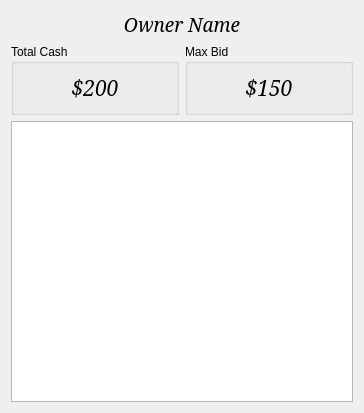
<ui version="4.0" >
 <class>Form</class>
 <widget class="QWidget" name="Form" >
  <property name="geometry" >
   <rect>
    <x>0</x>
    <y>0</y>
    <width>364</width>
    <height>413</height>
   </rect>
  </property>
  <property name="windowTitle" >
   <string>Form</string>
  </property>
  <layout class="QVBoxLayout" >
   <item>
    <widget class="QLabel" name="ownerName" >
     <property name="font" >
      <font>
       <family>Serif</family>
       <pointsize>14</pointsize>
       <italic>true</italic>
      </font>
     </property>
     <property name="text" >
      <string>Owner Name</string>
     </property>
     <property name="alignment" >
      <set>Qt::AlignCenter</set>
     </property>
    </widget>
   </item>
   <item>
    <layout class="QHBoxLayout" >
     <item>
      <widget class="QGroupBox" name="groupBox" >
       <property name="title" >
        <string>Total Cash</string>
       </property>
       <layout class="QVBoxLayout" >
        <item>
         <widget class="QLabel" name="totalCash" >
          <property name="font" >
           <font>
            <family>Serif</family>
            <pointsize>16</pointsize>
            <italic>true</italic>
           </font>
          </property>
          <property name="text" >
           <string>$200</string>
          </property>
          <property name="alignment" >
           <set>Qt::AlignCenter</set>
          </property>
         </widget>
        </item>
       </layout>
      </widget>
     </item>
     <item>
      <widget class="QGroupBox" name="groupBox_2" >
       <property name="title" >
        <string>Max Bid</string>
       </property>
       <layout class="QVBoxLayout" >
        <item>
         <widget class="QLabel" name="maxBid" >
          <property name="font" >
           <font>
            <family>Serif</family>
            <pointsize>16</pointsize>
            <italic>true</italic>
           </font>
          </property>
          <property name="text" >
           <string>$150</string>
          </property>
          <property name="alignment" >
           <set>Qt::AlignCenter</set>
          </property>
         </widget>
        </item>
       </layout>
      </widget>
     </item>
    </layout>
   </item>
   <item>
    <widget class="QTreeView" name="transactionView" />
   </item>
  </layout>
 </widget>
 <resources/>
 <connections/>
</ui>
